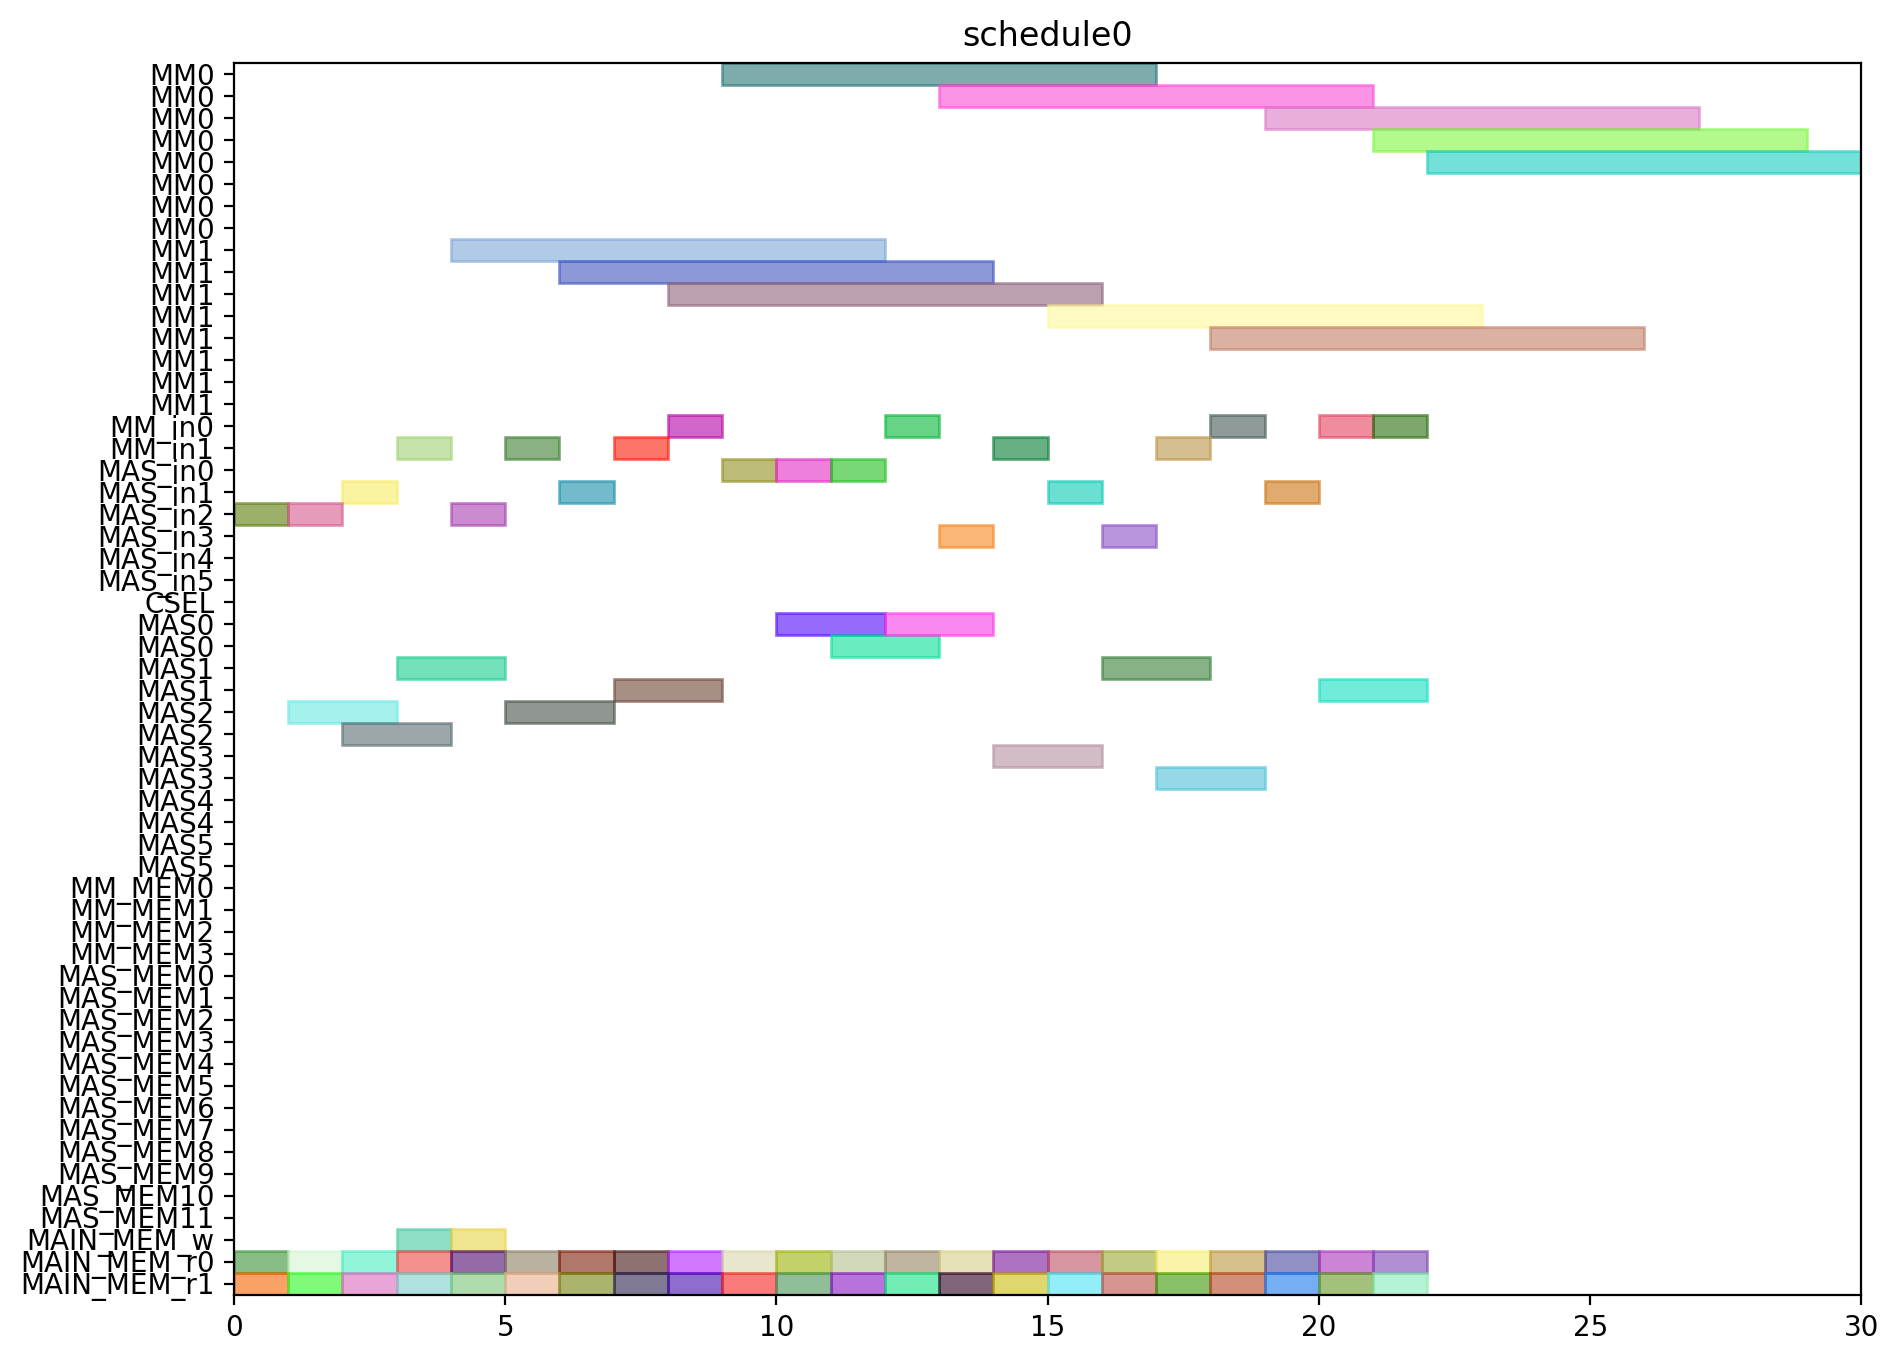

Here is the Python script that generated this plot:
from pyschedule import Scenario, solvers, plotters, alt


def solve():
	horizon = 120
	S = Scenario("schedule0", horizon=horizon)

	# resource
	MM = S.Resources('MM', num=2, size=8)
	MM_in = S.Resources('MM_in', num=2)
	MAS_in = S.Resources('MAS_in', num=6)
	CSEL = S.Resource('CSEL')
	MAS = S.Resources('MAS', num=6, size=2, periods=range(1, horizon))
	MM_MEM = S.Resources('MM_MEM', num=4)
	MAS_MEM = S.Resources('MAS_MEM', num=12)
	MAIN_MEM_w = S.Resource('MAIN_MEM_w', size=1)
	MAIN_MEM_r = S.Resources('MAIN_MEM_r', num=2)

	# result of previous scheduling

	# new tasks
	c10_t0 = S.Task('c10_t0', length=8, delay_cost=1)
	c10_t0 += alt(MM)
	c10_t0_in = S.Task('c10_t0_in', length=1, delay_cost=1)
	c10_t0_in += alt(MM_in)
	S += c10_t0_in*MM_in[0]<=c10_t0*MM[0]
	S += c10_t0_in*MM_in[1]<=c10_t0*MM[1]
	c10_t0_mem0 = S.Task('c10_t0_mem0', length=1, delay_cost=1)
	c10_t0_mem0 += MAIN_MEM_r[0]
	S += c10_t0_mem0 <= c10_t0

	c10_t0_mem1 = S.Task('c10_t0_mem1', length=1, delay_cost=1)
	c10_t0_mem1 += MAIN_MEM_r[1]
	S += c10_t0_mem1 <= c10_t0

	c10_t1 = S.Task('c10_t1', length=8, delay_cost=1)
	c10_t1 += alt(MM)
	c10_t1_in = S.Task('c10_t1_in', length=1, delay_cost=1)
	c10_t1_in += alt(MM_in)
	S += c10_t1_in*MM_in[0]<=c10_t1*MM[0]
	S += c10_t1_in*MM_in[1]<=c10_t1*MM[1]
	c10_t1_mem0 = S.Task('c10_t1_mem0', length=1, delay_cost=1)
	c10_t1_mem0 += MAIN_MEM_r[0]
	S += c10_t1_mem0 <= c10_t1

	c10_t1_mem1 = S.Task('c10_t1_mem1', length=1, delay_cost=1)
	c10_t1_mem1 += MAIN_MEM_r[1]
	S += c10_t1_mem1 <= c10_t1

	c10_t2 = S.Task('c10_t2', length=2, delay_cost=1)
	c10_t2 += alt(MAS)
	c10_t2_in = S.Task('c10_t2_in', length=1, delay_cost=1)
	c10_t2_in += alt(MAS_in)
	S += c10_t2_in*MAS_in[0]<=c10_t2*MAS[0]

	S += c10_t2_in*MAS_in[1]<=c10_t2*MAS[1]

	S += c10_t2_in*MAS_in[2]<=c10_t2*MAS[2]

	S += c10_t2_in*MAS_in[3]<=c10_t2*MAS[3]

	S += c10_t2_in*MAS_in[4]<=c10_t2*MAS[4]

	S += c10_t2_in*MAS_in[5]<=c10_t2*MAS[5]

	c10_t2_mem0 = S.Task('c10_t2_mem0', length=1, delay_cost=1)
	c10_t2_mem0 += MAIN_MEM_r[0]
	S += c10_t2_mem0 <= c10_t2

	c10_t2_mem1 = S.Task('c10_t2_mem1', length=1, delay_cost=1)
	c10_t2_mem1 += MAIN_MEM_r[1]
	S += c10_t2_mem1 <= c10_t2

	c10_t3 = S.Task('c10_t3', length=2, delay_cost=1)
	c10_t3 += alt(MAS)
	c10_t3_in = S.Task('c10_t3_in', length=1, delay_cost=1)
	c10_t3_in += alt(MAS_in)
	S += c10_t3_in*MAS_in[0]<=c10_t3*MAS[0]

	S += c10_t3_in*MAS_in[1]<=c10_t3*MAS[1]

	S += c10_t3_in*MAS_in[2]<=c10_t3*MAS[2]

	S += c10_t3_in*MAS_in[3]<=c10_t3*MAS[3]

	S += c10_t3_in*MAS_in[4]<=c10_t3*MAS[4]

	S += c10_t3_in*MAS_in[5]<=c10_t3*MAS[5]

	c10_t3_mem0 = S.Task('c10_t3_mem0', length=1, delay_cost=1)
	c10_t3_mem0 += MAIN_MEM_r[0]
	S += c10_t3_mem0 <= c10_t3

	c10_t3_mem1 = S.Task('c10_t3_mem1', length=1, delay_cost=1)
	c10_t3_mem1 += MAIN_MEM_r[1]
	S += c10_t3_mem1 <= c10_t3

	c20_t0 = S.Task('c20_t0', length=8, delay_cost=1)
	c20_t0 += alt(MM)
	c20_t0_in = S.Task('c20_t0_in', length=1, delay_cost=1)
	c20_t0_in += alt(MM_in)
	S += c20_t0_in*MM_in[0]<=c20_t0*MM[0]
	S += c20_t0_in*MM_in[1]<=c20_t0*MM[1]
	c20_t0_mem0 = S.Task('c20_t0_mem0', length=1, delay_cost=1)
	c20_t0_mem0 += MAIN_MEM_r[0]
	S += c20_t0_mem0 <= c20_t0

	c20_t0_mem1 = S.Task('c20_t0_mem1', length=1, delay_cost=1)
	c20_t0_mem1 += MAIN_MEM_r[1]
	S += c20_t0_mem1 <= c20_t0

	c20_t1 = S.Task('c20_t1', length=8, delay_cost=1)
	c20_t1 += alt(MM)
	c20_t1_in = S.Task('c20_t1_in', length=1, delay_cost=1)
	c20_t1_in += alt(MM_in)
	S += c20_t1_in*MM_in[0]<=c20_t1*MM[0]
	S += c20_t1_in*MM_in[1]<=c20_t1*MM[1]
	c20_t1_mem0 = S.Task('c20_t1_mem0', length=1, delay_cost=1)
	c20_t1_mem0 += MAIN_MEM_r[0]
	S += c20_t1_mem0 <= c20_t1

	c20_t1_mem1 = S.Task('c20_t1_mem1', length=1, delay_cost=1)
	c20_t1_mem1 += MAIN_MEM_r[1]
	S += c20_t1_mem1 <= c20_t1

	c20_t2 = S.Task('c20_t2', length=2, delay_cost=1)
	c20_t2 += alt(MAS)
	c20_t2_in = S.Task('c20_t2_in', length=1, delay_cost=1)
	c20_t2_in += alt(MAS_in)
	S += c20_t2_in*MAS_in[0]<=c20_t2*MAS[0]

	S += c20_t2_in*MAS_in[1]<=c20_t2*MAS[1]

	S += c20_t2_in*MAS_in[2]<=c20_t2*MAS[2]

	S += c20_t2_in*MAS_in[3]<=c20_t2*MAS[3]

	S += c20_t2_in*MAS_in[4]<=c20_t2*MAS[4]

	S += c20_t2_in*MAS_in[5]<=c20_t2*MAS[5]

	c20_t2_mem0 = S.Task('c20_t2_mem0', length=1, delay_cost=1)
	c20_t2_mem0 += MAIN_MEM_r[0]
	S += c20_t2_mem0 <= c20_t2

	c20_t2_mem1 = S.Task('c20_t2_mem1', length=1, delay_cost=1)
	c20_t2_mem1 += MAIN_MEM_r[1]
	S += c20_t2_mem1 <= c20_t2

	c20_t3 = S.Task('c20_t3', length=2, delay_cost=1)
	c20_t3 += alt(MAS)
	c20_t3_in = S.Task('c20_t3_in', length=1, delay_cost=1)
	c20_t3_in += alt(MAS_in)
	S += c20_t3_in*MAS_in[0]<=c20_t3*MAS[0]

	S += c20_t3_in*MAS_in[1]<=c20_t3*MAS[1]

	S += c20_t3_in*MAS_in[2]<=c20_t3*MAS[2]

	S += c20_t3_in*MAS_in[3]<=c20_t3*MAS[3]

	S += c20_t3_in*MAS_in[4]<=c20_t3*MAS[4]

	S += c20_t3_in*MAS_in[5]<=c20_t3*MAS[5]

	c20_t3_mem0 = S.Task('c20_t3_mem0', length=1, delay_cost=1)
	c20_t3_mem0 += MAIN_MEM_r[0]
	S += c20_t3_mem0 <= c20_t3

	c20_t3_mem1 = S.Task('c20_t3_mem1', length=1, delay_cost=1)
	c20_t3_mem1 += MAIN_MEM_r[1]
	S += c20_t3_mem1 <= c20_t3

	c01_t0 = S.Task('c01_t0', length=8, delay_cost=1)
	c01_t0 += alt(MM)
	c01_t0_in = S.Task('c01_t0_in', length=1, delay_cost=1)
	c01_t0_in += alt(MM_in)
	S += c01_t0_in*MM_in[0]<=c01_t0*MM[0]
	S += c01_t0_in*MM_in[1]<=c01_t0*MM[1]
	c01_t0_mem0 = S.Task('c01_t0_mem0', length=1, delay_cost=1)
	c01_t0_mem0 += MAIN_MEM_r[0]
	S += c01_t0_mem0 <= c01_t0

	c01_t0_mem1 = S.Task('c01_t0_mem1', length=1, delay_cost=1)
	c01_t0_mem1 += MAIN_MEM_r[1]
	S += c01_t0_mem1 <= c01_t0

	c01_t1 = S.Task('c01_t1', length=8, delay_cost=1)
	c01_t1 += alt(MM)
	c01_t1_in = S.Task('c01_t1_in', length=1, delay_cost=1)
	c01_t1_in += alt(MM_in)
	S += c01_t1_in*MM_in[0]<=c01_t1*MM[0]
	S += c01_t1_in*MM_in[1]<=c01_t1*MM[1]
	c01_t1_mem0 = S.Task('c01_t1_mem0', length=1, delay_cost=1)
	c01_t1_mem0 += MAIN_MEM_r[0]
	S += c01_t1_mem0 <= c01_t1

	c01_t1_mem1 = S.Task('c01_t1_mem1', length=1, delay_cost=1)
	c01_t1_mem1 += MAIN_MEM_r[1]
	S += c01_t1_mem1 <= c01_t1

	c01_t2 = S.Task('c01_t2', length=2, delay_cost=1)
	c01_t2 += alt(MAS)
	c01_t2_in = S.Task('c01_t2_in', length=1, delay_cost=1)
	c01_t2_in += alt(MAS_in)
	S += c01_t2_in*MAS_in[0]<=c01_t2*MAS[0]

	S += c01_t2_in*MAS_in[1]<=c01_t2*MAS[1]

	S += c01_t2_in*MAS_in[2]<=c01_t2*MAS[2]

	S += c01_t2_in*MAS_in[3]<=c01_t2*MAS[3]

	S += c01_t2_in*MAS_in[4]<=c01_t2*MAS[4]

	S += c01_t2_in*MAS_in[5]<=c01_t2*MAS[5]

	c01_t2_mem0 = S.Task('c01_t2_mem0', length=1, delay_cost=1)
	c01_t2_mem0 += MAIN_MEM_r[0]
	S += c01_t2_mem0 <= c01_t2

	c01_t2_mem1 = S.Task('c01_t2_mem1', length=1, delay_cost=1)
	c01_t2_mem1 += MAIN_MEM_r[1]
	S += c01_t2_mem1 <= c01_t2

	c01_t3 = S.Task('c01_t3', length=2, delay_cost=1)
	c01_t3 += alt(MAS)
	c01_t3_in = S.Task('c01_t3_in', length=1, delay_cost=1)
	c01_t3_in += alt(MAS_in)
	S += c01_t3_in*MAS_in[0]<=c01_t3*MAS[0]

	S += c01_t3_in*MAS_in[1]<=c01_t3*MAS[1]

	S += c01_t3_in*MAS_in[2]<=c01_t3*MAS[2]

	S += c01_t3_in*MAS_in[3]<=c01_t3*MAS[3]

	S += c01_t3_in*MAS_in[4]<=c01_t3*MAS[4]

	S += c01_t3_in*MAS_in[5]<=c01_t3*MAS[5]

	c01_t3_mem0 = S.Task('c01_t3_mem0', length=1, delay_cost=1)
	c01_t3_mem0 += MAIN_MEM_r[0]
	S += c01_t3_mem0 <= c01_t3

	c01_t3_mem1 = S.Task('c01_t3_mem1', length=1, delay_cost=1)
	c01_t3_mem1 += MAIN_MEM_r[1]
	S += c01_t3_mem1 <= c01_t3

	c11_t0 = S.Task('c11_t0', length=8, delay_cost=1)
	c11_t0 += alt(MM)
	c11_t0_in = S.Task('c11_t0_in', length=1, delay_cost=1)
	c11_t0_in += alt(MM_in)
	S += c11_t0_in*MM_in[0]<=c11_t0*MM[0]
	S += c11_t0_in*MM_in[1]<=c11_t0*MM[1]
	c11_t0_mem0 = S.Task('c11_t0_mem0', length=1, delay_cost=1)
	c11_t0_mem0 += MAIN_MEM_r[0]
	S += c11_t0_mem0 <= c11_t0

	c11_t0_mem1 = S.Task('c11_t0_mem1', length=1, delay_cost=1)
	c11_t0_mem1 += MAIN_MEM_r[1]
	S += c11_t0_mem1 <= c11_t0

	c11_t1 = S.Task('c11_t1', length=8, delay_cost=1)
	c11_t1 += alt(MM)
	c11_t1_in = S.Task('c11_t1_in', length=1, delay_cost=1)
	c11_t1_in += alt(MM_in)
	S += c11_t1_in*MM_in[0]<=c11_t1*MM[0]
	S += c11_t1_in*MM_in[1]<=c11_t1*MM[1]
	c11_t1_mem0 = S.Task('c11_t1_mem0', length=1, delay_cost=1)
	c11_t1_mem0 += MAIN_MEM_r[0]
	S += c11_t1_mem0 <= c11_t1

	c11_t1_mem1 = S.Task('c11_t1_mem1', length=1, delay_cost=1)
	c11_t1_mem1 += MAIN_MEM_r[1]
	S += c11_t1_mem1 <= c11_t1

	c11_t2 = S.Task('c11_t2', length=2, delay_cost=1)
	c11_t2 += alt(MAS)
	c11_t2_in = S.Task('c11_t2_in', length=1, delay_cost=1)
	c11_t2_in += alt(MAS_in)
	S += c11_t2_in*MAS_in[0]<=c11_t2*MAS[0]

	S += c11_t2_in*MAS_in[1]<=c11_t2*MAS[1]

	S += c11_t2_in*MAS_in[2]<=c11_t2*MAS[2]

	S += c11_t2_in*MAS_in[3]<=c11_t2*MAS[3]

	S += c11_t2_in*MAS_in[4]<=c11_t2*MAS[4]

	S += c11_t2_in*MAS_in[5]<=c11_t2*MAS[5]

	c11_t2_mem0 = S.Task('c11_t2_mem0', length=1, delay_cost=1)
	c11_t2_mem0 += MAIN_MEM_r[0]
	S += c11_t2_mem0 <= c11_t2

	c11_t2_mem1 = S.Task('c11_t2_mem1', length=1, delay_cost=1)
	c11_t2_mem1 += MAIN_MEM_r[1]
	S += c11_t2_mem1 <= c11_t2

	c11_t3 = S.Task('c11_t3', length=2, delay_cost=1)
	c11_t3 += alt(MAS)
	c11_t3_in = S.Task('c11_t3_in', length=1, delay_cost=1)
	c11_t3_in += alt(MAS_in)
	S += c11_t3_in*MAS_in[0]<=c11_t3*MAS[0]

	S += c11_t3_in*MAS_in[1]<=c11_t3*MAS[1]

	S += c11_t3_in*MAS_in[2]<=c11_t3*MAS[2]

	S += c11_t3_in*MAS_in[3]<=c11_t3*MAS[3]

	S += c11_t3_in*MAS_in[4]<=c11_t3*MAS[4]

	S += c11_t3_in*MAS_in[5]<=c11_t3*MAS[5]

	c11_t3_mem0 = S.Task('c11_t3_mem0', length=1, delay_cost=1)
	c11_t3_mem0 += MAIN_MEM_r[0]
	S += c11_t3_mem0 <= c11_t3

	c11_t3_mem1 = S.Task('c11_t3_mem1', length=1, delay_cost=1)
	c11_t3_mem1 += MAIN_MEM_r[1]
	S += c11_t3_mem1 <= c11_t3

	c21_t0 = S.Task('c21_t0', length=8, delay_cost=1)
	c21_t0 += alt(MM)
	c21_t0_in = S.Task('c21_t0_in', length=1, delay_cost=1)
	c21_t0_in += alt(MM_in)
	S += c21_t0_in*MM_in[0]<=c21_t0*MM[0]
	S += c21_t0_in*MM_in[1]<=c21_t0*MM[1]
	c21_t0_mem0 = S.Task('c21_t0_mem0', length=1, delay_cost=1)
	c21_t0_mem0 += MAIN_MEM_r[0]
	S += c21_t0_mem0 <= c21_t0

	c21_t0_mem1 = S.Task('c21_t0_mem1', length=1, delay_cost=1)
	c21_t0_mem1 += MAIN_MEM_r[1]
	S += c21_t0_mem1 <= c21_t0

	c21_t1 = S.Task('c21_t1', length=8, delay_cost=1)
	c21_t1 += alt(MM)
	c21_t1_in = S.Task('c21_t1_in', length=1, delay_cost=1)
	c21_t1_in += alt(MM_in)
	S += c21_t1_in*MM_in[0]<=c21_t1*MM[0]
	S += c21_t1_in*MM_in[1]<=c21_t1*MM[1]
	c21_t1_mem0 = S.Task('c21_t1_mem0', length=1, delay_cost=1)
	c21_t1_mem0 += MAIN_MEM_r[0]
	S += c21_t1_mem0 <= c21_t1

	c21_t1_mem1 = S.Task('c21_t1_mem1', length=1, delay_cost=1)
	c21_t1_mem1 += MAIN_MEM_r[1]
	S += c21_t1_mem1 <= c21_t1

	c21_t2 = S.Task('c21_t2', length=2, delay_cost=1)
	c21_t2 += alt(MAS)
	c21_t2_in = S.Task('c21_t2_in', length=1, delay_cost=1)
	c21_t2_in += alt(MAS_in)
	S += c21_t2_in*MAS_in[0]<=c21_t2*MAS[0]

	S += c21_t2_in*MAS_in[1]<=c21_t2*MAS[1]

	S += c21_t2_in*MAS_in[2]<=c21_t2*MAS[2]

	S += c21_t2_in*MAS_in[3]<=c21_t2*MAS[3]

	S += c21_t2_in*MAS_in[4]<=c21_t2*MAS[4]

	S += c21_t2_in*MAS_in[5]<=c21_t2*MAS[5]

	c21_t2_mem0 = S.Task('c21_t2_mem0', length=1, delay_cost=1)
	c21_t2_mem0 += MAIN_MEM_r[0]
	S += c21_t2_mem0 <= c21_t2

	c21_t2_mem1 = S.Task('c21_t2_mem1', length=1, delay_cost=1)
	c21_t2_mem1 += MAIN_MEM_r[1]
	S += c21_t2_mem1 <= c21_t2

	c21_t3 = S.Task('c21_t3', length=2, delay_cost=1)
	c21_t3 += alt(MAS)
	c21_t3_in = S.Task('c21_t3_in', length=1, delay_cost=1)
	c21_t3_in += alt(MAS_in)
	S += c21_t3_in*MAS_in[0]<=c21_t3*MAS[0]

	S += c21_t3_in*MAS_in[1]<=c21_t3*MAS[1]

	S += c21_t3_in*MAS_in[2]<=c21_t3*MAS[2]

	S += c21_t3_in*MAS_in[3]<=c21_t3*MAS[3]

	S += c21_t3_in*MAS_in[4]<=c21_t3*MAS[4]

	S += c21_t3_in*MAS_in[5]<=c21_t3*MAS[5]

	c21_t3_mem0 = S.Task('c21_t3_mem0', length=1, delay_cost=1)
	c21_t3_mem0 += MAIN_MEM_r[0]
	S += c21_t3_mem0 <= c21_t3

	c21_t3_mem1 = S.Task('c21_t3_mem1', length=1, delay_cost=1)
	c21_t3_mem1 += MAIN_MEM_r[1]
	S += c21_t3_mem1 <= c21_t3

	c000 = S.Task('c000', length=2, delay_cost=1)
	c000 += alt(MAS)
	c000_in = S.Task('c000_in', length=1, delay_cost=1)
	c000_in += alt(MAS_in)
	S += c000_in*MAS_in[0]<=c000*MAS[0]

	S += c000_in*MAS_in[1]<=c000*MAS[1]

	S += c000_in*MAS_in[2]<=c000*MAS[2]

	S += c000_in*MAS_in[3]<=c000*MAS[3]

	S += c000_in*MAS_in[4]<=c000*MAS[4]

	S += c000_in*MAS_in[5]<=c000*MAS[5]

	S += 0<c000

	c000_w = S.Task('c000_w', length=1, delay_cost=1)
	c000_w += alt(MAIN_MEM_w)
	S += c000 <= c000_w

	c000_mem0 = S.Task('c000_mem0', length=1, delay_cost=1)
	c000_mem0 += MAIN_MEM_r[0]
	S += c000_mem0 <= c000

	c000_mem1 = S.Task('c000_mem1', length=1, delay_cost=1)
	c000_mem1 += MAIN_MEM_r[1]
	S += c000_mem1 <= c000

	c001 = S.Task('c001', length=2, delay_cost=1)
	c001 += alt(MAS)
	c001_in = S.Task('c001_in', length=1, delay_cost=1)
	c001_in += alt(MAS_in)
	S += c001_in*MAS_in[0]<=c001*MAS[0]

	S += c001_in*MAS_in[1]<=c001*MAS[1]

	S += c001_in*MAS_in[2]<=c001*MAS[2]

	S += c001_in*MAS_in[3]<=c001*MAS[3]

	S += c001_in*MAS_in[4]<=c001*MAS[4]

	S += c001_in*MAS_in[5]<=c001*MAS[5]

	S += 0<c001

	c001_w = S.Task('c001_w', length=1, delay_cost=1)
	c001_w += alt(MAIN_MEM_w)
	S += c001 <= c001_w

	c001_mem0 = S.Task('c001_mem0', length=1, delay_cost=1)
	c001_mem0 += MAIN_MEM_r[0]
	S += c001_mem0 <= c001

	c001_mem1 = S.Task('c001_mem1', length=1, delay_cost=1)
	c001_mem1 += MAIN_MEM_r[1]
	S += c001_mem1 <= c001

	solvers.mip.solve(S,msg=1,kind='CPLEX',ratio_gap=1.01)

	solution = [['hoge']*len(S.solution()[1]) for i in range(len(S.solution()))]
	for i in range(len(S.solution())):
		for j in range(len(S.solution()[i])):
			solution[i][j]=str(S.solution()[i][j])
	print(solution)

	cycles = int(solution[-1][3])

	pic_file_name = "/mnt/rose/usr1/fukuda/ABE/multiRAM_multiMAS_16mux/scheduling_result/stage8MM2_stage2MAS6/FROB/schedule0.png"
	if(S.solution() != []):
		plotters.matplotlib.plot(S,img_filename=pic_file_name, show_task_labels=False, fig_size=(cycles*0.25+3, 8))

	return solution
